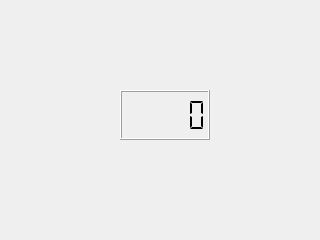
<?xml version="1.0" encoding="UTF-8"?>
<ui version="4.0">
 <class>MainWindow</class>
 <widget class="QMainWindow" name="MainWindow">
  <property name="geometry">
   <rect>
    <x>0</x>
    <y>0</y>
    <width>320</width>
    <height>240</height>
   </rect>
  </property>
  <property name="windowTitle">
   <string>MainWindow</string>
  </property>
  <widget class="QWidget" name="centralwidget">
   <widget class="QLCDNumber" name="lcdTimer">
    <property name="geometry">
     <rect>
      <x>120</x>
      <y>90</y>
      <width>90</width>
      <height>50</height>
     </rect>
    </property>
    <property name="font">
     <font>
      <bold>false</bold>
     </font>
    </property>
    <property name="segmentStyle">
     <enum>QLCDNumber::SegmentStyle::Flat</enum>
    </property>
   </widget>
  </widget>
 </widget>
 <resources/>
 <connections/>
</ui>
